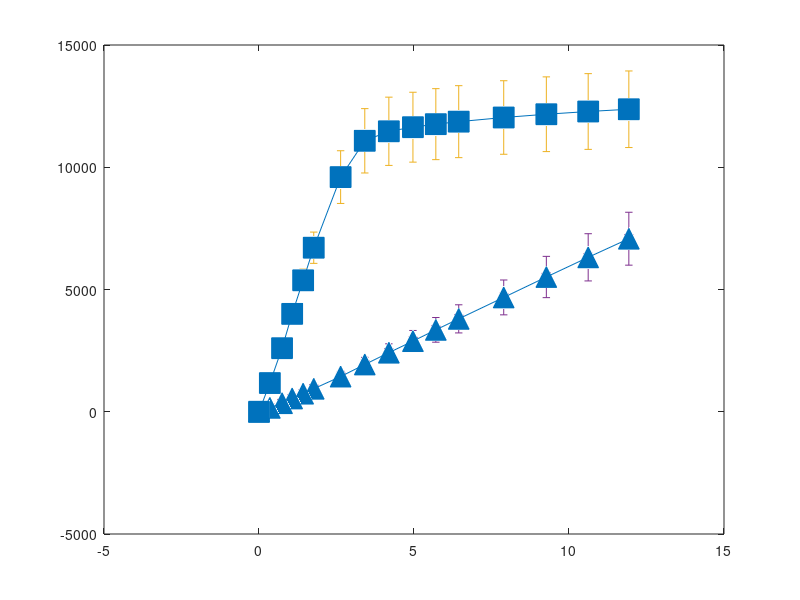

MATLAB code for this plot: (Note: this script raises an error after producing the figure.)
clearvars
close all
load('Sensitivity.mat')

f1 = figure( 'Units', 'normalized', 'Position', [0.1 0.25 1 0.6] );

x1 = olddev(:,1);
x1 = [x1,x1];
y1 = olddev(:,2:3);
err1 = olddev(:, 4:5);

x2 = newdev(:,1);
x2 = [x2,x2];
y2 = newdev(:,2:3);
err2 = newdev(:, 4:5);

x = [x1, x2];
y = [y1, y2];
err = [err1, err2];

y_diff = [olddev_diff(:, 2), newdev_diff(:, 2)];
err_diff = [olddev_diff(:, 3), newdev_diff(:, 3)];

dash_l1a = plot(newdev(:,1), newdev(:,2), 's-' ,...
    'Color', [0 0.4470 0.7410],...
    'MarkerSize', 15, 'MarkerFaceColor', [0 0.4470 0.7410]);
hold on
dash_l2a = plot(newdev(:,1), newdev(:,3), '^-' ,...
    'Color', [0 0.4470 0.7410],...
    'MarkerSize', 15, 'MarkerFaceColor', [0 0.4470 0.7410]);

eb_l = errorbar(x2,y2, err2, 's', 'LineWidth', 5,...
    'Marker', 'none','Color', [0.6 0.6 0.6]);
uistack(eb_l, 'bottom')

set(get(get(eb_l(1),'Annotation'),'LegendInformation'),'IconDisplayStyle','off');
set(get(get(eb_l(2),'Annotation'),'LegendInformation'),'IconDisplayStyle','off');

lgd = legend({'4T-APS w/o filter', '4T-APS w/ filter'});
lgd.Location = 'best';

xlim([-0.25, 12.25])
xlabel('Power Density (\muW / cm^2)')

ylim([-500, 16000])
ylabel('Device pixel value (DN)')

set(gca,'FontSize', 20)
%set(gca,'LineWidth', 3)
title('Sensitivity : 4T-APS ')
legend boxoff
set(gca, 'Position', [0.0750 0.1263 0.9000 0.7987])
f1Pos = get(gca, 'Position');

f2 = figure( 'Units', 'normalized', 'Position', [0.1 0.25 1 0.6] );

dash_l1b = plot(newdev_diff(:,1), newdev_diff(:,2), 'd-' ,...
    'Color', [0 0.4470 0.7410],...
    'MarkerSize', 15, 'MarkerFaceColor', [0 0.4470 0.7410]);
hold on

eb_l = errorbar(newdev_diff(:,1),newdev_diff(:, 2), newdev_diff(:, 3), 's', 'LineWidth', 5,...
    'Marker', 'none','Color', [0.6 0.6 0.6]);
uistack(eb_l, 'bottom')


set(get(get(eb_l(1),'Annotation'),'LegendInformation'),'IconDisplayStyle','off');

lgd = legend({'4T-APS (difference)'});
lgd.Location = 'best';

xlim([-0.25, 4.25])
xlabel('Power Density (\muW / cm^2)')

ylim([-500, 12000])
ylabel('Device pixel value (DN)')

set(gca,'FontSize', 20)
%set(gca,'LineWidth', 2)
title('Sensitivity : 4T-APS (Difference) [zoomed in]')
legend boxoff
set(gca, 'Position', f1Pos)